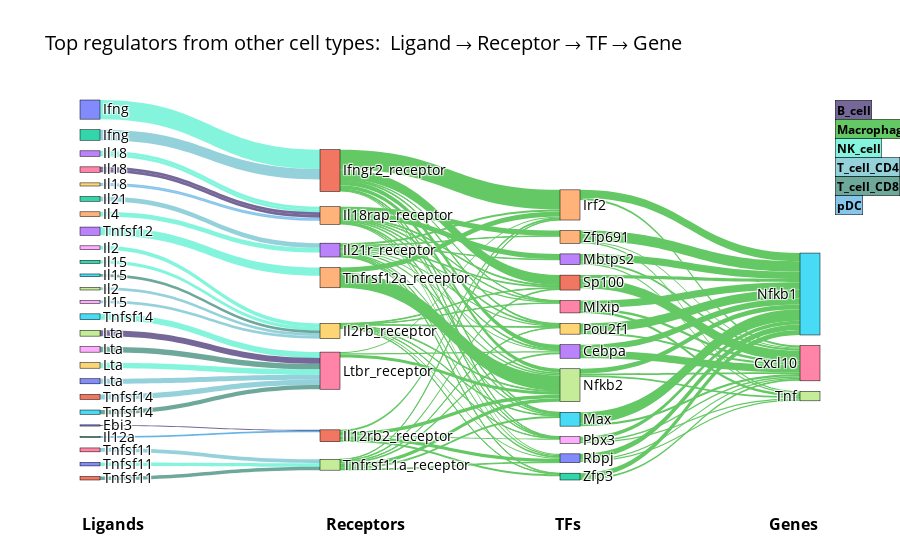

The cell this chart's notebook holds for it:
### Markdown cell above
## Saving Plots

All Sankey plot functions accept a `save_path` parameter to export the interactive HTML file:

### Code cell
# Save ligand cascade to HTML
recon.plot.sankey_paths.plot_ligand_sankey(
    multicell_obj=multicell,
    results=results,
    cell_type=focal_celltype,
    seeds=seed_genes,
    ligand_cells=ligand_source_cells,
    top_ligand_n=20,
    top_receptor_n=20,
    top_tf_n=15,
    per_celltype=True,
    flow="upstream",
    save_path="macrophage_ligand_cascade.html"
)

### Figure 1 — Plotly figure (JSON) as saved in the notebook; plotly's stock layout.template omitted (floating-point values rounded to 4 significant figures)
{"data": [{"link": {"color": ["rgba(50, 239, 197, 0.6)", "rgba(79, 178, 195, 0.6)", "rgba(50, 239, 197, 0.6)", "rgba(50, 239, 197, 0.6)", "rgba(26, 4, 86, 0.6)", "rgba(13, 111, 88, 0.6)", "rgba(50, 239, 197, 0.6)", "rgba(79, 178, 195, 0.6)", "rgba(79, 178, 195, 0.6)", "rgba(79, 178, 195, 0.6)", "rgba(50, 239, 197, 0.6)", "rgba(13, 111, 88, 0.6)", "rgba(79, 178, 195, 0.6)", "rgba(50, 239, 197, 0.6)", "rgba(50, 239, 197, 0.6)", "rgba(13, 111, 88, 0.6)", "rgba(50, 239, 197, 0.6)", "rgba(50, 239, 197, 0.6)", "rgba(50, 239, 197, 0.6)", "rgba(13, 111, 88, 0.6)", "rgba(26, 4, 86, 0.6)", "rgba(26, 4, 86, 0.6)", "rgba(79, 178, 195, 0.6)", "rgba(79, 178, 195, 0.6)", "rgba(55, 158, 221, 0.6)", "rgba(55, 158, 221, 0.6)", "rgba(26, 4, 86, 0.6)", "rgba(55, 158, 221, 0.6)", "rgba(100,200,100,1)", "rgba(100,200,100,1)", "rgba(100,200,100,1)", "rgba(100,200,100,1)", "rgba(100,200,100,1)", "rgba(100,200,100,1)", "rgba(100,200,100,1)", "rgba(100,200,100,1)", "rgba(100,200,100,1)", "rgba(100,200,100,1)", "rgba(100,200,100,1)", "rgba(100,200,100,1)", "rgba(100,200,100,1)", "rgba(100,200,100,1)", "rgba(100,200,100,1)", "rgba(100,200,100,1)", "rgba(100,200,100,1)", "rgba(100,200,100,1)", "rgba(100,200,100,1)", "rgba(100,200,100,1)", "rgba(100,200,100,1)", "rgba(100,200,100,1)", "rgba(100,200,100,1)", "rgba(100,200,100,1)", "rgba(100,200,100,1)", "rgba(100,200,100,1)", "rgba(100,200,100,1)", "rgba(100,200,100,1)", "rgba(100,200,100,1)", "rgba(100,200,100,1)", "rgba(100,200,100,1)", "rgba(100,200,100,1)", "rgba(100,200,100,1)", "rgba(100,200,100,1)", "rgba(100,200,100,1)", "rgba(100,200,100,1)", "rgba(100,200,100,1)", "rgba(100,200,100,1)", "rgba(100,200,100,1)", "rgba(100,200,100,1)", "rgba(100,200,100,1)", "rgba(100,200,100,1)", "rgba(100,200,100,1)", "rgba(100,200,100,1)", "rgba(100,200,100,1)", "rgba(100,200,100,1)", "rgba(100,200,100,1)", "rgba(100,200,100,1)", "rgba(100,200,100,1)", "rgba(100,200,100,1)", "rgba(100,200,100,1)", "rgba(100,200,100,1)", "rgba(100,200,100,1)", "rgba(100,200,100,1)", "rgba(100,200,100,1)", "rgba(100,200,100,1)", "rgba(100,200,100,1)", "rgba(100,200,100,1)", "rgba(100,200,100,1)", "rgba(100,200,100,1)", "rgba(100,200,100,1)", "rgba(100,200,100,1)", "rgba(100,200,100,1)", "rgba(100,200,100,1)", "rgba(100,200,100,1)", "rgba(100,200,100,1)", "rgba(100,200,100,1)", "rgba(100,200,100,1)", "rgba(100,200,100,1)", "rgba(100,200,100,1)", "rgba(100,200,100,1)", "rgba(100,200,100,1)", "rgba(100,200,100,1)", "rgba(100,200,100,1)", "rgba(100,200,100,1)", "rgba(100,200,100,1)", "rgba(100,200,100,1)", "rgba(100,200,100,1)", "rgba(100,200,100,1)", "rgba(100,200,100,1)", "rgba(100,200,100,1)", "rgba(100,200,100,1)", "rgba(100,200,100,1)", "rgba(100,200,100,1)", "rgba(100,200,100,1)", "rgba(100,200,100,1)"], "source": [0, 2, 3, 5, 7, 8, 9, 10, 11, 12, 14, 15, 16, 18, 20, 21, 22, 23, 23, 25, 26, 26, 27, 28, 29, 29, 30, 32, 1, 1, 1, 1, 1, 1, 1, 1, 1, 31, 31, 31, 31, 31, 24, 24, 24, 24, 24, 24, 24, 24, 24, 24, 13, 13, 13, 13, 13, 13, 13, 13, 13, 13, 13, 13, 19, 19, 19, 19, 19, 19, 19, 19, 6, 6, 6, 17, 17, 17, 17, 17, 17, 17, 4, 4, 35, 44, 41, 39, 34, 33, 43, 36, 33, 40, 42, 37, 38, 41, 36, 36, 35, 43, 34, 42, 37, 39, 37, 38, 38, 40, 40, 44, 43, 44], "target": [1, 1, 4, 6, 6, 6, 6, 6, 6, 13, 13, 6, 17, 19, 17, 17, 19, 24, 24, 19, 24, 24, 19, 19, 24, 24, 31, 31, 33, 34, 35, 36, 37, 38, 39, 40, 41, 34, 37, 38, 40, 42, 33, 35, 43, 36, 37, 38, 39, 40, 41, 44, 33, 34, 35, 43, 36, 37, 38, 39, 40, 41, 42, 44, 35, 36, 37, 38, 39, 40, 41, 42, 33, 34, 37, 33, 34, 35, 37, 39, 40, 41, 34, 37, 45, 45, 46, 45, 45, 46, 45, 45, 45, 45, 45, 45, 45, 45, 47, 46, 46, 46, 46, 46, 47, 46, 46, 47, 46, 46, 47, 47, 47, 46], "value": [0.1512, 0.08333, 0.06481, 0.0463, 0.0463, 0.04321, 0.04321, 0.04012, 0.04012, 0.03704, 0.03704, 0.03395, 0.03086, 0.03086, 0.02778, 0.02778, 0.02469, 0.0216, 0.0216, 0.0216, 0.0216, 0.0216, 0.0216, 0.0216, 0.01235, 0.01235, 0.009259, 0.006173, 0.03665, 0.1551, 0.00612, 0.003962, 0.02947, 0.004089, 0.007356, 0.008699, 0.07881, 0.01553, 0.02866, 0.008486, 0.02525, 0.01542, 0.006048, 0.006932, 0.04257, 0.004308, 0.01284, 0.003712, 0.006737, 0.008442, 0.006788, 0.04096, 0.008228, 0.01634, 0.01187, 0.00354, 0.009097, 0.01085, 0.003938, 0.01057, 0.01366, 0.0131, 0.00468, 0.00339, 0.004771, 0.003259, 0.006195, 0.003373, 0.005645, 0.008547, 0.005208, 0.003416, 0.01057, 0.008355, 0.02475, 0.01441, 0.00353, 0.01627, 0.02704, 0.004201, 0.004674, 0.01392, 0.03931, 0.1204, 0.09098, 0.08177, 0.07799, 0.07001, 0.06469, 0.05866, 0.05836, 0.05825, 0.04798, 0.04354, 0.03876, 0.03727, 0.03031, 0.0249, 0.01955, 0.01951, 0.01843, 0.01629, 0.01518, 0.01509, 0.01443, 0.0142, 0.01351, 0.01136, 0.01041, 0.01007, 0.009931, 0.009722, 0.00949, 0.009349]}, "node": {"label": ["Ifng", "Ifngr2_receptor", "Ifng", "Tnfsf12", "Tnfrsf12a_receptor", "Tnfsf14", "Ltbr_receptor", "Lta", "Lta", "Lta", "Lta", "Tnfsf14", "Il21", "Il21r_receptor", "Il4", "Tnfsf14", "Tnfsf11", "Tnfrsf11a_receptor", "Il2", "Il2rb_receptor", "Tnfsf11", "Tnfsf11", "Il15", "Il18", "Il18rap_receptor", "Il15", "Il18", "Il2", "Il15", "Il18", "Ebi3", "Il12rb2_receptor", "Il12a", "Cebpa", "Irf2", "Max", "Mlxip", "Nfkb2", "Pbx3", "Pou2f1", "Rbpj", "Sp100", "Zfp3", "Mbtps2", "Zfp691", "Nfkb1", "Cxcl10", "Tnf"], "line": {"color": "black", "width": 0.5}, "pad": 15, "thickness": 20}, "orientation": "h", "type": "sankey"}], "layout": {"annotations": [{"align": "left", "bgcolor": "rgba(26, 4, 86, 0.6)", "bordercolor": "black", "borderwidth": 0.5, "font": {"size": 12}, "showarrow": false, "text": "<b>B_cell</b>", "x": 1.02, "xanchor": "left", "y": 1}, {"align": "left", "bgcolor": "rgba(100,200,100,1)", "bordercolor": "black", "borderwidth": 0.5, "font": {"size": 12}, "showarrow": false, "text": "<b>Macrophage</b>", "x": 1.02, "xanchor": "left", "y": 0.95}, {"align": "left", "bgcolor": "rgba(50, 239, 197, 0.6)", "bordercolor": "black", "borderwidth": 0.5, "font": {"size": 12}, "showarrow": false, "text": "<b>NK_cell</b>", "x": 1.02, "xanchor": "left", "y": 0.9}, {"align": "left", "bgcolor": "rgba(79, 178, 195, 0.6)", "bordercolor": "black", "borderwidth": 0.5, "font": {"size": 12}, "showarrow": false, "text": "<b>T_cell_CD4</b>", "x": 1.02, "xanchor": "left", "y": 0.85}, {"align": "left", "bgcolor": "rgba(13, 111, 88, 0.6)", "bordercolor": "black", "borderwidth": 0.5, "font": {"size": 12}, "showarrow": false, "text": "<b>T_cell_CD8</b>", "x": 1.02, "xanchor": "left", "y": 0.8}, {"align": "left", "bgcolor": "rgba(55, 158, 221, 0.6)", "bordercolor": "black", "borderwidth": 0.5, "font": {"size": 12}, "showarrow": false, "text": "<b>pDC</b>", "x": 1.02, "xanchor": "left", "y": 0.75}, {"font": {"size": 16}, "showarrow": false, "text": "<b>Ligands</b>", "x": 0, "y": -0.15}, {"font": {"size": 16}, "showarrow": false, "text": "<b>Receptors</b>", "x": 0.33, "y": -0.15}, {"font": {"size": 16}, "showarrow": false, "text": "<b>TFs</b>", "x": 0.66, "y": -0.15}, {"font": {"size": 16}, "showarrow": false, "text": "<b>Genes</b>", "x": 1, "y": -0.15}], "font": {"color": "black", "size": 14}, "title": {"text": "Top regulators from other cell types:\n Ligand → Receptor → TF → Gene"}}}
